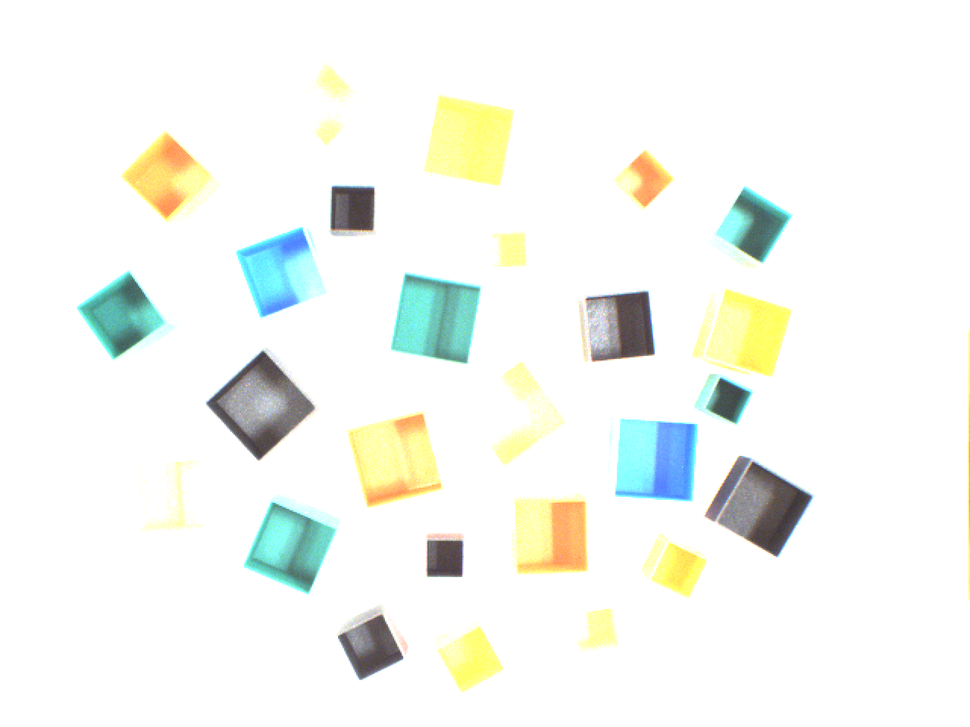
#> input picture camera/images1/black.png, 970 x 727 px, shrunk from 1280 x 960 before the run; its folder holds only this picture in this run
$ python images_demo.py
#> lines starting #> are read from the running program, lines starting #| are printed output that depends on the picture
import numpy as np
import matplotlib.pyplot as plt
import matplotlib

matplotlib.use('TkAgg')

import cv2
from src import detect_squares


def main():
    colors = ['black', 'green', 'blue', 'red', 'orange', 'yellow']

    for color in colors:
        img = cv2.imread(f'camera/images1/{color}.png')
#> img is the input picture: shape (727, 970, 3); mean B, G, R 241.9, 247.2, 244.1

        print(f'Processing {color}...')

        fig = plt.figure(figsize=(16, 9))
        ax = fig.add_subplot(111, projection='3d')

        k = 5
        normalized_img = img / 255
        red = normalized_img[::k, ::k, 0].flatten()
        green = normalized_img[::k, ::k, 1].flatten()
        blue = normalized_img[::k, ::k, 2].flatten()

        ax.scatter(red, green, blue, c=normalized_img[::k, ::k, :].flatten().reshape(-1, 3), marker='o', s=5)

        ax.set_xlabel('Red')
        ax.set_ylabel('Green')
        ax.set_zlabel('Blue')
        # change axis limits
        ax.set_xlim([0, 1])
        ax.set_ylim([0, 1])
        ax.set_zlim([0, 1])
        plt.show()
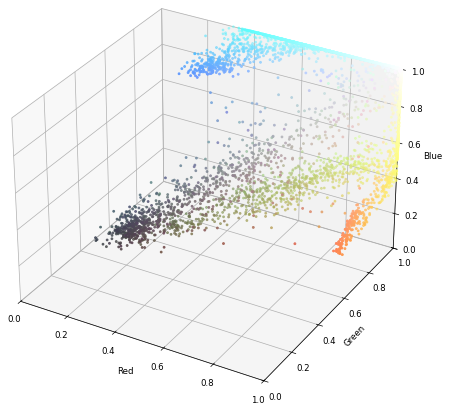
#> figure drawn by matplotlib, 1 panel

        # detect color squares
        edges, image_f1, image_f2, thresh, contours, squares = detect_squares(img, color, 'conf/main.yaml')

        # edges to rgb
        result = cv2.cvtColor(edges, cv2.COLOR_GRAY2RGB).copy()
        # apply mask
        result = cv2.bitwise_and(img, result, mask=edges)
        for square in squares:
            # Draw center of the square
            result = cv2.circle(result, square.center, 10, (0, 0, 255), -1)
            # result = cv2.drawContours(result, [square.contour], -1, (0, 0, 255), 3)
            # Draw corners of the square
            for corner in square.corners:
                result = cv2.circle(result, corner, 10, (0, 255, 0), -1)

        # Plot the result
        images = [img[..., ::-1], edges, image_f1[..., ::-1], image_f2[..., ::-1], thresh, result]
        titles = ['Original', 'Edges', 'Image f1', 'Image f2', 'Thresh', 'Result']

        fig = plt.figure(figsize=(16, 9))
        for i in range(len(images)):
            ax = fig.add_subplot(2, 3, i + 1)
            ax.imshow(images[i])
            ax.set_title(titles[i])
            ax.set_xticks([])
            ax.set_yticks([])

        plt.show()


if __name__ == '__main__':
    main()
#> (the call stopped at in main, `edges, image_f1, image_f2, thresh, contours, squares = detect_squares(..`: src is not available in this run)
